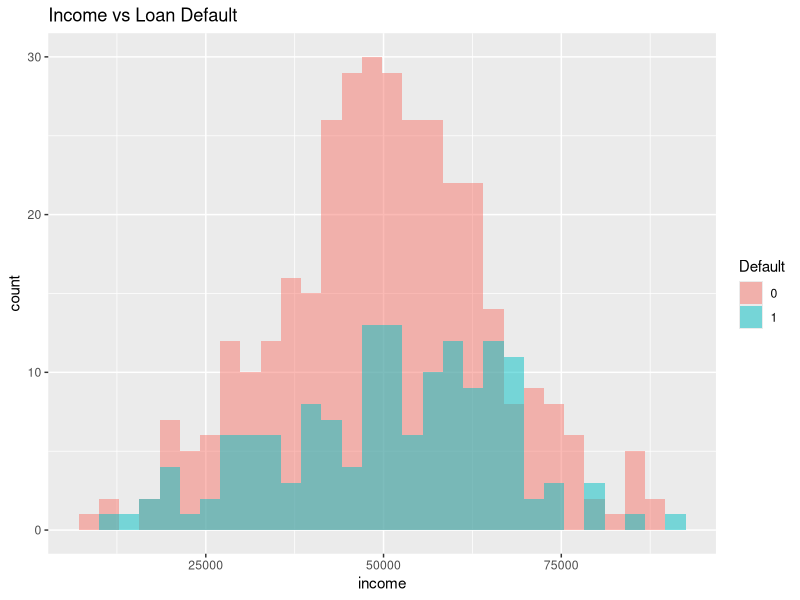
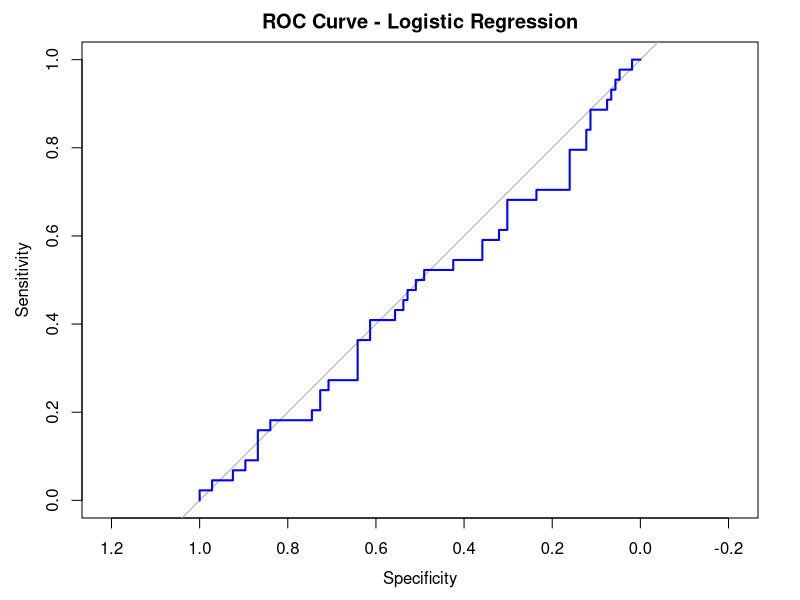

Source code (R) for these figures, in order:
# Loan Default Prediction Using Logistic Regression in R

# Load Libraries
library(ggplot2)
library(dplyr)
library(caret)
library(pROC)
library(caTools)

# Generate synthetic dataset
set.seed(123)
n <- 500
loan_data <- data.frame(
  age = round(runif(n, 18, 65)),
  income = round(rnorm(n, mean = 50000, sd = 15000)),
  loan_amount = round(runif(n, 1000, 25000)),
  credit_score = round(rnorm(n, mean = 650, sd = 70)),
  default = rbinom(n, 1, prob = 0.3)
)

# Check for missing values
sum(is.na(loan_data))
summary(loan_data)

# Visualization
ggplot(loan_data, aes(x = income, fill = as.factor(default))) +
  geom_histogram(bins = 30, position = "identity", alpha = 0.5) +
  labs(title = "Income vs Loan Default", fill = "Default")

# Split the data
set.seed(100)
split <- sample.split(loan_data$default, SplitRatio = 0.7)
train_data <- subset(loan_data, split == TRUE)
test_data <- subset(loan_data, split == FALSE)

# Build logistic regression model
log_model <- glm(default ~ age + income + loan_amount + credit_score,
                 data = train_data,
                 family = binomial)
summary(log_model)

# Predict probabilities
prob_pred <- predict(log_model, newdata = test_data, type = "response")
pred_class <- ifelse(prob_pred > 0.5, 1, 0)

# Confusion Matrix
conf_mat <- confusionMatrix(as.factor(pred_class), as.factor(test_data$default))
print(conf_mat)

# ROC Curve and AUC
roc_obj <- roc(test_data$default, prob_pred)
plot(roc_obj, main = "ROC Curve - Logistic Regression", col = "blue")
auc(roc_obj)
